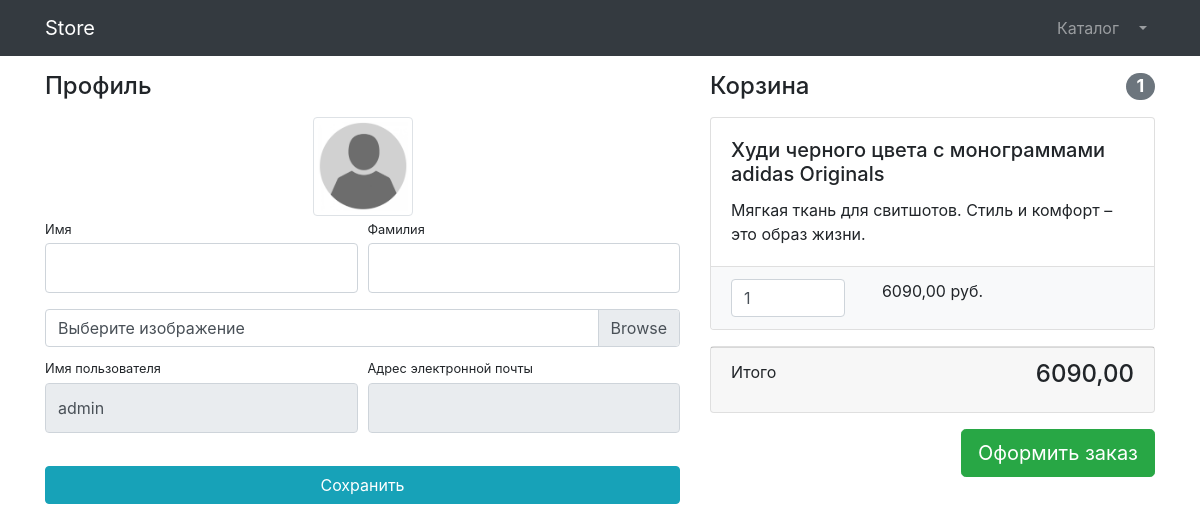
The app's page /users/profile/1/ (signed in) with its own data.
### users/models.py (models this page shows)
class User(AbstractUser):
    image = models.ImageField(upload_to='user_images', null=True, blank=True)
    is_verified_email = models.BooleanField(default=False)

### products/models.py (models this page shows, shortened)
class Basket(models.Model):
    user = models.ForeignKey(to=User, on_delete=models.CASCADE)
    product = models.ForeignKey(to=Product, on_delete=models.CASCADE)
    quantity = models.PositiveSmallIntegerField(default=0)
    created_timestamp = models.DateTimeField(auto_now_add=True)
    objects = BasketQuerySet.as_manager()
    def sum(self):
        return self.product.price * self.quantity

class Product(models.Model):
    name = models.CharField(max_length=256)
    description = models.TextField()
    price = models.DecimalField(max_digits=6, decimal_places=2)
    quantity = models.PositiveIntegerField(default=0)
    image = models.ImageField(upload_to='products_images')
    category = models.ForeignKey(to=ProductCategory, on_delete=models.CASCADE)
    class Meta:
        verbose_name = 'Продукт'
        verbose_name_plural = 'Продукты'

### users/views.py (the view, shortened to what this page needs)
# urls.py: path('profile/<int:pk>/', login_required(UserProfileView.as_view()), name='profile'),
class UserProfileView(TitleMixin, UpdateView):
    model = User
    form_class = UserProfileForm
    template_name = 'users/profile.html'
    title = 'Store - Личный кабинет'

### users/forms.py
class UserProfileForm(UserChangeForm):
    first_name = forms.CharField(widget=forms.TextInput(attrs={
        'class': 'form-control py-4' }))
    last_name = forms.CharField(widget=forms.TextInput(attrs={
        'class': 'form-control py-4' }))
    image = forms.ImageField(widget=forms.FileInput(attrs={
        'class': 'custom-file-input'} ), required=False)
    username = forms.CharField(widget=forms.TextInput(attrs={
        'class': 'form-control py-4', 'readonly': True}))
    email = forms.CharField(widget=forms.EmailInput(attrs={
        'class': 'form-control py-4','readonly': True}))
    class Meta:
        model = User
        fields = ('first_name', 'last_name', 'image', 'username', 'email')

### common/views.py (called while the page is built)
    def get_context_data(self, **kwargs):
        context = super(TitleMixin, self).get_context_data(**kwargs)
        context['title'] = self.title
        return context

### products/context_processor.py (called while the page is built)
def baskets(request):
    user = request.user
    return {'baskets': Basket.objects.filter(user=user) if user.is_authenticated else []}

### products/models.py (called while the page is built)
    def total_sum(self):
        return sum(basket.sum() for basket in self)

    def total_quantity(self):
        return sum(basket.quantity for basket in self)

### users/templates/users/profile.html (shortened to what this page needs)
{% extends 'products/base.html' %}
{% load static %}
{% block css %}
    <link href="{%  static 'vendor/css/profile.css' %}" rel="stylesheet">
{% endblock %}
 {% block content %}
 <div class="container">
    <div class="row">
        <div class="col-lg-7">
            <h4 class="mt-3 mb-3">Профиль</h4>
            <div class="col-lg-12 text-center">
                <img width="100" height="100"
                     src="{% if user.image %} {{ user.image.url }} {% else %} {% static 'vendor/img/users/default_avatar.jpeg'%} {% endif %}"
                     class="img-thumbnail">
            </div>
            <form action="{% url 'users:profile' user.id %}" method="post" enctype="multipart/form-data">
                <div class="form-row">
                    <div class="col-lg-6">
                        <div class="form-group">
                            <label class="small mb-1" for="{{ form.first_name.id_for_label }}">Имя</label>
                            {{ form.first_name }}
                        </div>
                    </div>
                    <div class="col-lg-6">
                        <div class="form-group">
                            <label class="small mb-1" for="{{ form.last_name.id_for_label }}">Фамилия</label>
                             {{ form.last_name }}
                        </div>
                    </div>
                </div>
                <div class="form-row mb-2">
                    <div class="col-lg-12">
                        <div class="custom-file">
                            <label class="custom-file-label" for="{{ form.image.id_for_label }}">Выберите изображение</label>
                        </div>
                    </div>
                </div>
                <div class="form-row">
                    <div class="col-lg-6">
                        <label class="small mb-1" for="{{ form.username.id_for_label }}">Имя пользователя</label>
                        {{ form.username }}
                    </div>
                    <div class="col-lg-6">
                        <label class="small mb-1" for="{{ form.email.id_for_label }}">Адрес электронной
                            почты</label>
                        {{ form.email }}
                    </div>
                </div>
                <div class="form-row">
                    <div class="col-lg-12" style="margin-top: 33px;">
                        <input class="btn btn-info btn-block" type="submit" value="Сохранить">
                    </div>
                </div>
            </form>
        </div>
        <div class="col-lg-5">
        {% include 'products/baskets.html' %}
        </div>
    </div>
</div>
 {% endblock %}

### products/templates/products/baskets.html (shortened to what this page needs)
       {% if baskets  %}
        <h4 class="mt-3 mb-3 d-flex justify-content-between align-items-center mb-3">
                Корзина <span class="badge badge-secondary badge-pill">{{ baskets.total_quantity }}</span>
            </h4>
    {% for basket in baskets %}
         <div class="card mb-3">
                <div class="card-body">
                    <h5 class="card-title">{{ basket.product.name }}</h5>
                    <p class="card-text">{{ basket.product.description }}</p>
                </div>
                <ul class="list-group list-group-flush">
                    <li class="list-group-item bg-light">
                        <div class="row text-center">
                            <div class="col-lg-4">
                                <input name="basketID" type="number" class="form-control"
                                       value="{{ basket.quantity }}" min="0">
                            </div>
                            <div class="col-lg-4">{{ basket.sum }} руб.</div>
                            <div class="col-lg-4">
                            </div>
                        </div>
                    </li>
                </ul>
            </div>
    {% endfor %}
            <div class="card mb-3">
                <div class="card-footer">
                    <p class="float-left">Итого</p>
                    <h4 class="float-right">{{ baskets.total_sum }}</h4>
                </div>
            </div>
            <a class="btn btn-success btn-lg float-right" href="../orders/order-create.html">
                Оформить заказ
            </a>
       {% else %}
       <h4 class="mt-3 mb-3  text-center">
                Корзина пустая
            </h4>
       {% endif %}

### records on screen
User: username "admin"
Basket: total_quantity "1", product.name "Худи черного цвета с монограммами adidas Originals", product.description "Мягкая ткань для свитшотов. Стиль и комфорт – это образ жизни.", basketID "1", sum "6090,00", total_sum "6090,00"
